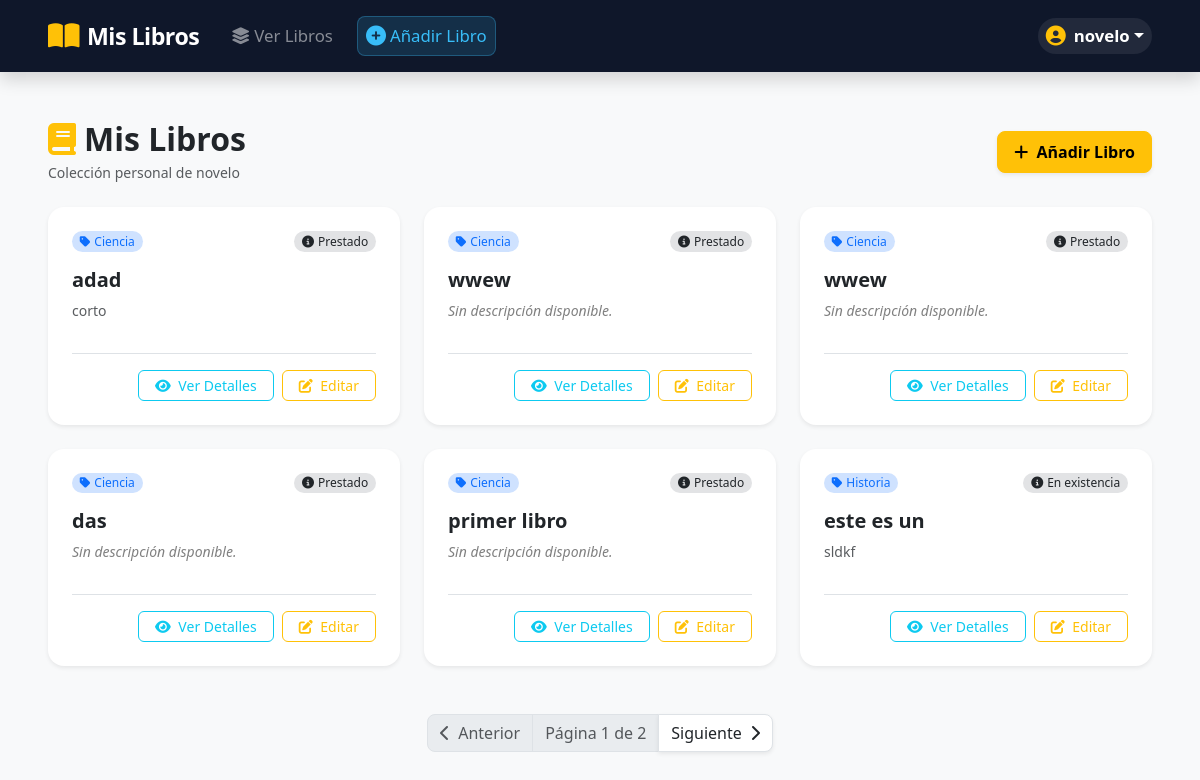
Page /books/book_list/ (signed in) on the committed database.
### books/models.py (models this page shows, shortened)
class BookModel(models.Model):
  title = models.CharField(max_length=32, null=False, verbose_name="Título")
  description = models.TextField(max_length=256, verbose_name="descripción", null=True, blank=True)
  category = models.ForeignKey(CategoryModel, on_delete=models.CASCADE)
  state = models.ForeignKey(StateModel, on_delete=models.CASCADE)
  user = models.ForeignKey(User, on_delete=models.CASCADE)
  created_at = models.DateTimeField(auto_now_add=True, verbose_name="Fecha de creación")
  updated_at = models.DateTimeField(auto_now_add=True, verbose_name="Fecha actualización")
  class Meta:
    verbose_name = "Libro"
    verbose_name_plural = "Libros"

class CategoryModel(models.Model):
  title = models.CharField(max_length=32, null=False, verbose_name="Título")
  created_at = models.DateTimeField(auto_now_add=True, verbose_name="Fecha de creación")
  class Meta:
    verbose_name = "Categoría"
    verbose_name_plural = "Categorías"

class StateModel(models.Model):
  title = models.CharField(max_length=32, null=False, verbose_name="Título")
  created_at = models.DateTimeField(auto_now_add=True, verbose_name="Fecha de creación")
  class Meta:
    verbose_name = "Estado"
    verbose_name_plural = "Estados"

### books/views.py (the view)
# urls.py: path('book_list/', views.BookList.as_view(), name='book_list'),
class BookList(LoginRequiredMixin, ListView):
  login_url = reverse_lazy('users:login')
  template_name = 'books/book_list.html'
  context_object_name = 'books'
  paginate_by = 6
  ordering = ['-id']
  def get_queryset(self):
    books = BookModel.objects.filter(user=self.request.user)
    return books

### books/templates/books/book_list.html (shortened to what this page needs)
{% extends 'core/base.html' %}
{% block content %}
<div class="d-flex justify-content-between align-items-center mb-4">
  <div>
    <h2 class="fw-bold text-dark mb-1">
      <i class="fa-solid fa-book text-warning me-2"></i>Mis Libros
    </h2>
    <p class="text-muted small mb-0">Colección personal de {{ user.username }}</p>
  </div>
  <a href="{% url 'books:create_book' %}" class="btn btn-warning fw-semibold px-3 py-2 rounded-3 shadow-sm">
    <i class="fa-solid fa-plus me-1"></i> Añadir Libro
  </a>
</div>
<div class="row g-4">
  {% for book in page_obj %}
    <div class="col-12 col-md-6 col-lg-4">
      <div class="card h-100 border-0 shadow-sm rounded-4">
        <div class="card-body p-4 d-flex flex-column">
          <div class="d-flex justify-content-between align-items-center mb-3">
            <span class="badge bg-primary-subtle text-primary fw-medium px-2.5 py-1.5 rounded-pill">
              <i class="fa-solid fa-tag me-1"></i>{{ book.category.title }}
            </span>
            <span class="badge bg-secondary-subtle text-dark fw-medium px-2.5 py-1.5 rounded-pill">
              <i class="fa-solid fa-info-circle me-1"></i>{{ book.state.title }}
            </span>
          </div>
          <h5 class="card-title fw-bold text-dark mb-2">{{ book.title }}</h5>
          <p class="card-text text-muted flex-grow-1 small">
            {% if book.description %}
              {{ book.description|truncatewords:25 }}
            {% else %}
              <em class="text-black-50">Sin descripción disponible.</em>
            {% endif %}
          </p>
          <div class="pt-3 mt-3 border-top d-flex justify-content-end gap-2">
            <a href="{% url 'books:book_detail' book.id %}" class="btn btn-outline-info btn-sm px-3 rounded-2 fw-medium">
              <i class="fa-solid fa-eye me-1"></i> Ver Detalles
            </a>
            <a href="{% url 'books:update_book' book.id %}" class="btn btn-outline-warning btn-sm px-3 rounded-2 fw-medium">
              <i class="fa-solid fa-pen-to-square me-1"></i> Editar
            </a>
          </div>
        </div>
      </div>
    </div>
  {% endfor %}
</div>
{% if is_paginated %}
<nav aria-label="Navegación de páginas" class="mt-5">
  <ul class="pagination justify-content-center">
    {% if page_obj.has_previous %}
      <li class="page-item">
        <a class="page-link text-dark shadow-sm rounded-start-3" href="?page={{ page_obj.previous_page_number }}">
          <i class="fa-solid fa-chevron-left me-1"></i> Anterior
        </a>
      </li>
    {% else %}
      <li class="page-item disabled">
        <span class="page-link rounded-start-3"><i class="fa-solid fa-chevron-left me-1"></i> Anterior</span>
      </li>
    {% endif %}
    <li class="page-item disabled">
      <span class="page-link text-muted fw-medium">
        Página {{ page_obj.number }} de {{ page_obj.paginator.num_pages }}
      </span>
    </li>
    {% if page_obj.has_next %}
      <li class="page-item">
        <a class="page-link text-dark shadow-sm rounded-end-3" href="?page={{ page_obj.next_page_number }}">
          Siguiente <i class="fa-solid fa-chevron-right ms-1"></i>
        </a>
      </li>
    {% else %}
      <li class="page-item disabled">
        <span class="page-link rounded-end-3">Siguiente <i class="fa-solid fa-chevron-right ms-1"></i></span>
      </li>
    {% endif %}
  </ul>
</nav>
{% endif %}
{% endblock %}

### core/templates/core/base.html (shortened to what this page needs)
<!doctype html>
<html lang="es">
  <head>
    <link
      href="https://cdn.jsdelivr.net/npm/bootstrap@5.3.3/dist/css/bootstrap.min.css"
      rel="stylesheet"
    />
    <link
      rel="stylesheet"
      href="https://cdnjs.cloudflare.com/ajax/libs/font-awesome/6.4.0/css/all.min.css"
    />
  </head>
  <body class="bg-light">
    <nav class="navbar navbar-expand-lg navbar-dark shadow">
      <div class="container-fluid px-lg-5">
        <a class="navbar-brand fw-bold text-white d-flex align-items-center" href="{% url 'books:book_list' %}">
          <i class="fa-solid fa-book-open text-warning me-2 fs-3"></i>
          <span>Mis Libros</span>
        </a>
        <div class="collapse navbar-collapse mt-3 mt-lg-0" id="navbarContent">
          <ul class="navbar-nav me-auto mb-2 mb-lg-0 align-items-lg-center">
            <li class="nav-item me-lg-2">
              <a class="nav-link px-3 text-white-50" href="{% url 'books:book_list' %}">
                <i class="fa-solid fa-layer-group me-1"></i>Ver Libros
              </a>
            </li>
            {% if user.is_authenticated %}
            <li class="nav-item mt-2 mt-lg-0">
              <a class="nav-link btn-add-book d-inline-flex align-items-center" href="{% url 'books:create_book' %}">
                <i class="fa-solid fa-plus-circle me-1 fs-5"></i>Añadir Libro
              </a>
            </li>
            {% endif %}
          </ul>
          <ul class="navbar-nav ms-auto align-items-lg-center">
            {% if user.is_authenticated %}
            <li class="nav-item dropdown">
              <a
                class="nav-link dropdown-toggle text-white user-pill d-inline-flex align-items-center mt-2 mt-lg-0"
                href="#"
                id="userDropdown"
                role="button"
                data-bs-toggle="dropdown"
                aria-expanded="false"
              >
                <i class="fa-solid fa-circle-user me-2 fs-5 text-warning"></i>
                <span class="fw-semibold">{{ user.username }}</span>
              </a>
            </li>
            {% endif %}
          </ul>
        </div>
      </div>
    </nav>
    <main class="container-fluid px-lg-5 my-5">
      {% block content %}
      {% endblock %}
    </main>
  </body>
</html>

### core/templates/core/base.html (style rules this page uses)
.navbar { padding-top: 0.85rem; padding-bottom: 0.85rem; background-color: #0f172a !important; }
.navbar-brand { font-size: 1.45rem; letter-spacing: -0.5px; }
.nav-link { font-size: 1.05rem; font-weight: 500; transition: all 0.2s ease-in-out; }
.btn-add-book { background-color: rgba(56, 189, 248, 0.15); color: #38bdf8 !important; border: 1px solid rgba(56, 189, 248, 0.3); border-radius: 8px; padding: 0.4rem 0.9rem; }
.user-pill { background-color: rgba(255, 255, 255, 0.08); border-radius: 50px; padding: 0.35rem 0.9rem; }

### rows in the picture
BookModel: category "Ciencia", state "Prestado", title "adad", description "corto"
BookModel: category "Ciencia", state "Prestado", title "wwew", description "Sin descripción disponible."
BookModel: category "Ciencia", state "Prestado", title "wwew", description "Sin descripción disponible."
BookModel: category "Ciencia", state "Prestado", title "das", description "Sin descripción disponible."
BookModel: category "Ciencia", state "Prestado", title "primer libro", description "Sin descripción disponible."
BookModel: category "Historia", state "En existencia", title "este es un", description "sldkf"

### other values in the picture
{{ user.username }} "novelo"
{{ page_obj.number }} "1"
{{ page_obj.paginator.num_pages }} "2"
